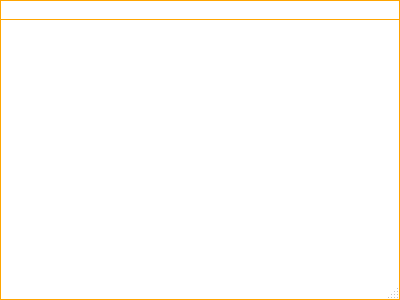
<?xml version="1.0" encoding="UTF-8"?>
<ui version="4.0">
 <class>NMainWindow</class>
 <widget class="QMainWindow" name="NMainWindow">
  <property name="geometry">
   <rect>
    <x>0</x>
    <y>0</y>
    <width>400</width>
    <height>300</height>
   </rect>
  </property>
  <property name="cursor">
   <cursorShape>ArrowCursor</cursorShape>
  </property>
  <property name="windowTitle">
   <string>NMainWindow</string>
  </property>
  <property name="styleSheet">
   <string notr="true">QWidget#titleBar{
	background-color: #FFF;
	border-top: 1px solid orange;
	border-left: 1px solid orange;
	border-right: 1px solid orange;
	color: #000;
}

QDockWidget#headerWidget, QDockWidget#headerWidget::title{
	background-color: #FFF;
	border-top: 1px solid orange;
	border-left: 1px solid orange;
	border-right: 1px solid orange;
	color: #000;	
}

QWidget#centralWidget, QWidget#headerWidgetContents, QStatusBar{
	background-color: #FFF;
	border-left: 1px solid orange;
	border-right: 1px solid orange;
}

QMainWindow::separator {
	background-color: #FFF;
	background: #FFF;
	border-left: 1px solid orange;
	border-right: 1px solid orange;
	height: 0px;
}

QStatusBar{
	border-bottom: 1px solid orange;
}</string>
  </property>
  <widget class="QWidget" name="centralWidget">
   <layout class="QGridLayout" name="gridLayout">
    <property name="leftMargin">
     <number>10</number>
    </property>
    <property name="topMargin">
     <number>0</number>
    </property>
    <property name="rightMargin">
     <number>10</number>
    </property>
    <property name="bottomMargin">
     <number>0</number>
    </property>
    <property name="spacing">
     <number>0</number>
    </property>
   </layout>
  </widget>
  <widget class="QStatusBar" name="statusBar"/>
  <widget class="QDockWidget" name="headerWidget">
   <property name="minimumSize">
    <size>
     <width>36</width>
     <height>35</height>
    </size>
   </property>
   <property name="maximumSize">
    <size>
     <width>524287</width>
     <height>35</height>
    </size>
   </property>
   <property name="features">
    <set>QDockWidget::NoDockWidgetFeatures</set>
   </property>
   <property name="allowedAreas">
    <set>Qt::NoDockWidgetArea</set>
   </property>
   <attribute name="dockWidgetArea">
    <number>4</number>
   </attribute>
   <widget class="QWidget" name="headerWidgetContents">
    <layout class="QGridLayout" name="gridLayout_3">
     <property name="leftMargin">
      <number>0</number>
     </property>
     <property name="topMargin">
      <number>0</number>
     </property>
     <property name="rightMargin">
      <number>0</number>
     </property>
     <property name="bottomMargin">
      <number>0</number>
     </property>
     <property name="spacing">
      <number>0</number>
     </property>
     <item row="0" column="0">
      <widget class="TitleBar" name="titleBar" native="true">
       <property name="minimumSize">
        <size>
         <width>0</width>
         <height>35</height>
        </size>
       </property>
       <property name="maximumSize">
        <size>
         <width>16777215</width>
         <height>35</height>
        </size>
       </property>
      </widget>
     </item>
    </layout>
   </widget>
  </widget>
 </widget>
 <layoutdefault spacing="6" margin="11"/>
 <customwidgets>
  <customwidget>
   <class>TitleBar</class>
   <extends>QWidget</extends>
   <header>titlebar.h</header>
   <container>1</container>
  </customwidget>
 </customwidgets>
 <resources/>
 <connections/>
</ui>
